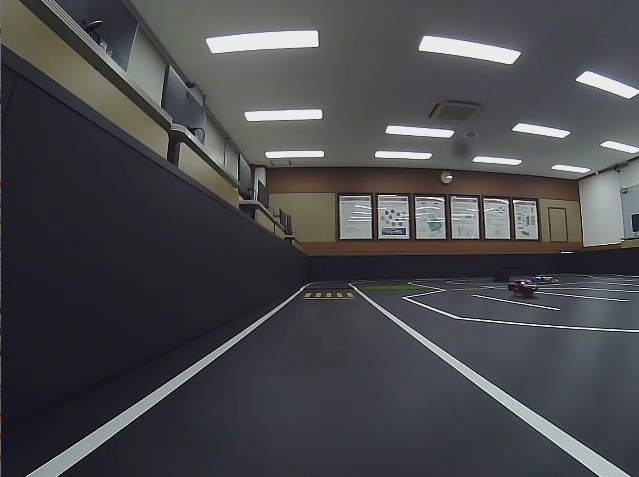
#> input picture src/traffic_sign/src/white.png, 639 x 477 px
$ python white.py
#> lines starting #> are read from the running program, lines starting #| are printed output that depends on the picture; after the words box and inside, x2 and y2 are one past the last pixel; in counts of white or black regions, pixels touching at a corner belong together
#!/usr/bin/env python
# -*- coding: utf-8 -*-

import cv2

original = cv2.imread('white.png', cv2.IMREAD_UNCHANGED)
#> original is the input picture: shape (477, 639, 3); mean B, G, R 75.8, 72.9, 71.9

H, L, S = cv2.split(cv2.cvtColor(original, cv2.COLOR_BGR2HLS))
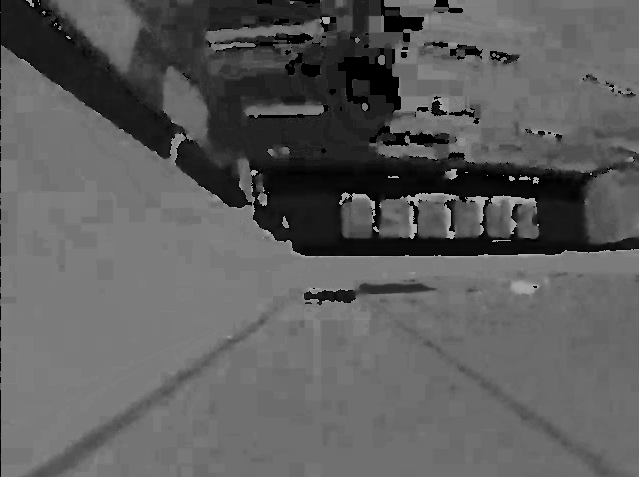
#> H: shape (477, 639); min 0, max 178, mean 92.7
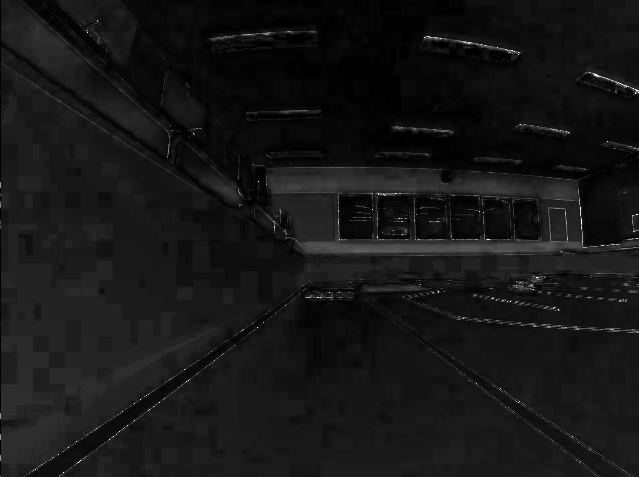
#> S: shape (477, 639); min 0, max 255, mean 21.8

_, H = cv2.threshold(H, 148, 255, cv2.THRESH_BINARY)
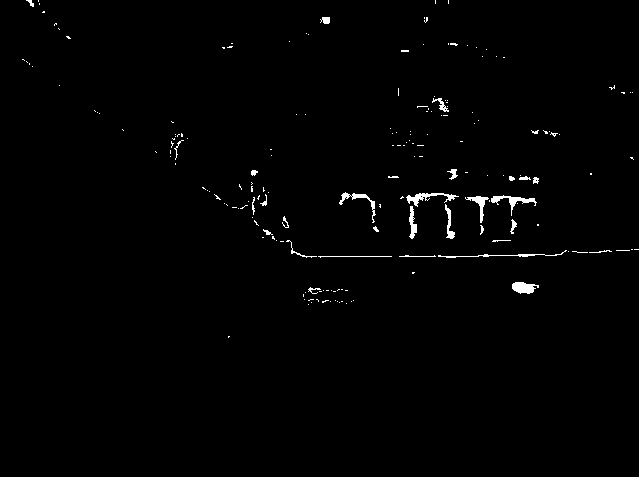
#> H: shape (477, 639); 0.96% white; 186 white regions (156 under 20 px), largest, box (x1, y1, x2, y2) and area: (406, 193, 459, 207) 242, (491, 195, 537, 216) 238, (512, 282, 539, 294) 221
_, L = cv2.threshold(L, 148, 255, cv2.THRESH_BINARY)
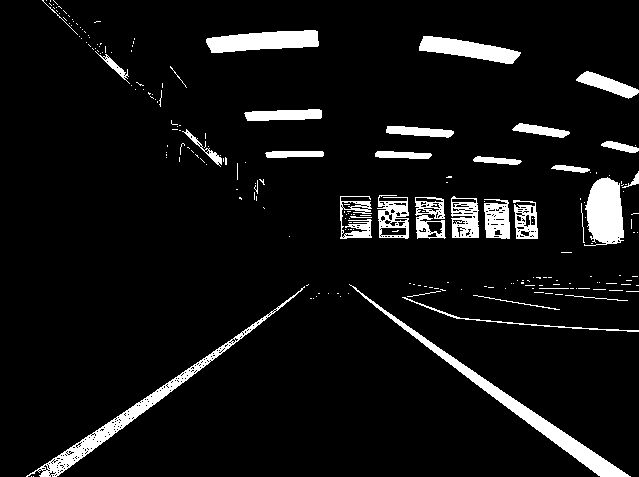
#> L: shape (477, 639); 7% white; 215 white regions (182 under 20 px), largest, box (x1, y1, x2, y2) and area: (349, 284, 631, 477) 3134, (26, 286, 305, 477) 2704, (584, 177, 624, 246) 2054
_, S = cv2.threshold(S, 148, 255, cv2.THRESH_BINARY)
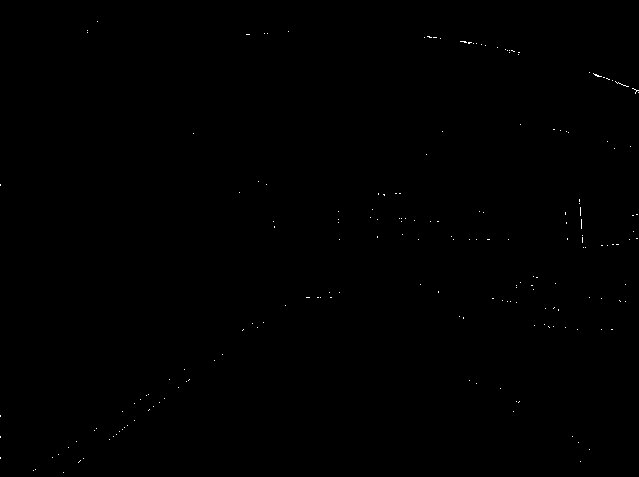
#> S: shape (477, 639); 0.11% white in thin lines or dots

cv2.imshow('original', original)
cv2.imshow('H', H)
cv2.imshow('L', L)
cv2.imshow('S', S)

cv2.waitKey(0)
cv2.destroyAllWindows()

$ run again, with src/traffic_sign/src/yellow.png copied over src/traffic_sign/src/white.png
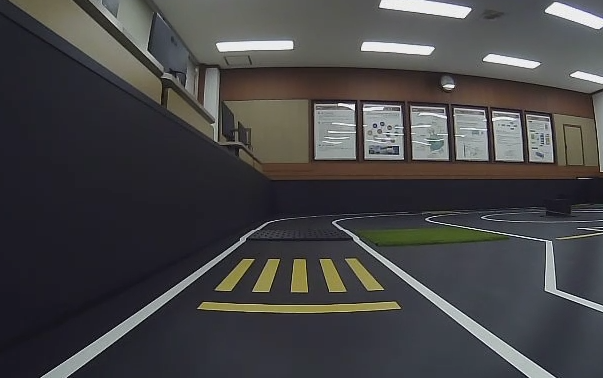
#> input picture src/traffic_sign/src/yellow.png, 603 x 378 px
#> original is the input picture: shape (378, 603, 3); mean B, G, R 70.2, 69.2, 69.8
#> `_, H = cv2.threshold(H, 148, 255, cv2.THRESH_BINARY)`:
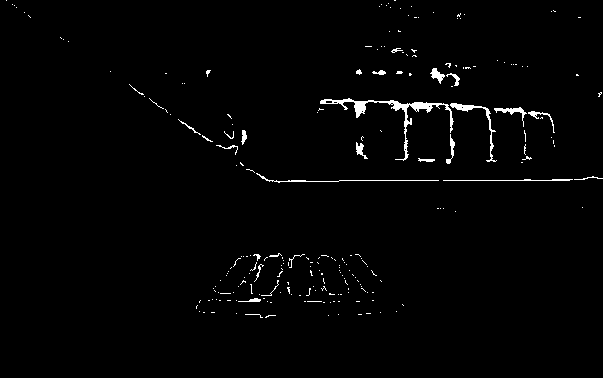
#> H: shape (378, 603); 1.5% white; 228 white regions (200 under 20 px), largest, box (x1, y1, x2, y2) and area: (320, 98, 454, 161) 874, (450, 103, 497, 162) 290, (256, 173, 439, 183) 217
#> `_, S = cv2.threshold(S, 148, 255, cv2.THRESH_BINARY)`:
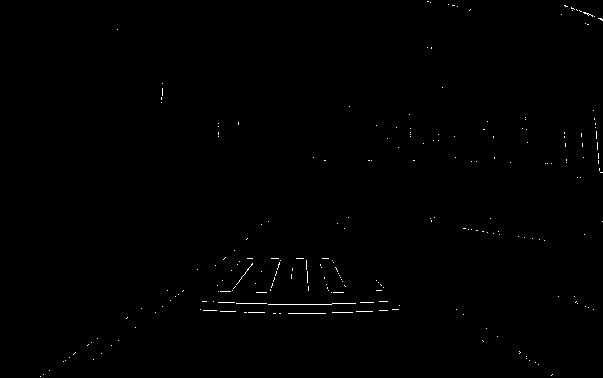
#> S: shape (378, 603); 0.34% white in thin lines or dots
